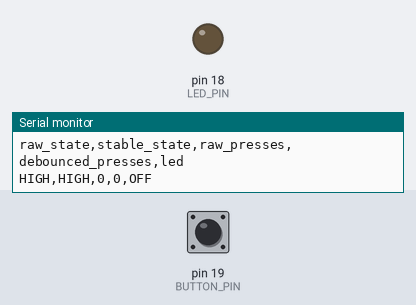
This sketch was run on a simulated Arduino Uno, built with avr-gcc and run on an emulated ATmega328P. Parts: output pins drawn as LEDs (lit = HIGH), the last lines printed to the serial monitor. The test bench sets the inputs (shaded band); at power-on: pin 19 (BUTTON_PIN) HIGH.

Above: at 1.2 s.
1.3 s: pin 19 (BUTTON_PIN) pulled LOW for 0.15 s
At 2.0 s:
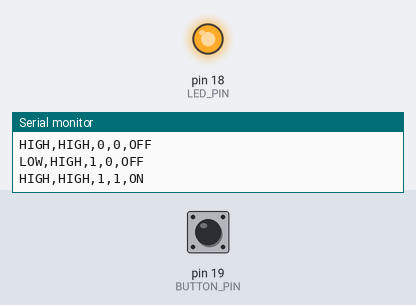
2.9 s: pin 19 (BUTTON_PIN) pulled LOW for 1 s
At 3.2 s:
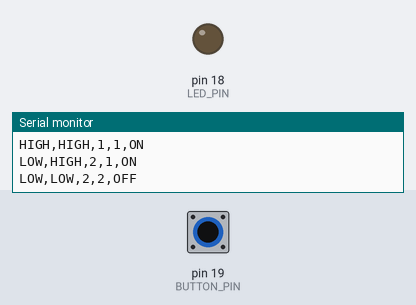
5.4 s: pin 19 (BUTTON_PIN) driven LOW
At 6.3 s:
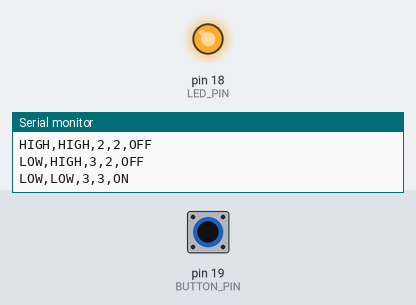
Timing chart, 0 to 8.4 s (numbered marks = the images above; inputs shaded):
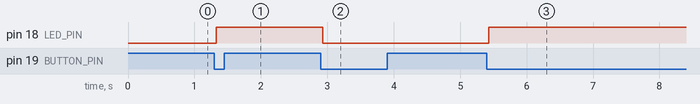

The sketch:

button-debounce.ino
```cpp
// LED: GPIO18 -> 220-330 ohm resistor -> LED anode; cathode -> GND.
// Button: GPIO19 -> button -> GND.
// INPUT_PULLUP defines the released state without an external resistor.
// Optional external pull-up: 3V3 -> 10 kilohm resistor -> GPIO19.
constexpr int LED_PIN = 18;
constexpr int BUTTON_PIN = 19;
constexpr unsigned long DEBOUNCE_MS = 30;
constexpr unsigned long REPORT_MS = 200;

int lastRaw;
int stableState;
bool ledOn = false;
unsigned long lastRawChange;
unsigned long lastReport = 0;
unsigned long rawPresses = 0;
unsigned long debouncedPresses = 0;
bool reportPending = true;

void setup() {
  pinMode(LED_PIN, OUTPUT);
  digitalWrite(LED_PIN, LOW);
  pinMode(BUTTON_PIN, INPUT_PULLUP);
  lastRaw = digitalRead(BUTTON_PIN);
  stableState = lastRaw;
  lastRawChange = millis();
  Serial.begin(115200);
  Serial.println("Button test: released=HIGH, pressed=LOW, debounce=30 ms");
  Serial.println("raw_state,stable_state,raw_presses,debounced_presses,led");
}

void loop() {
  const unsigned long now = millis();
  const int raw = digitalRead(BUTTON_PIN);

  if (raw != lastRaw) {
    if (lastRaw == HIGH && raw == LOW) {
      ++rawPresses;
    }
    lastRaw = raw;
    lastRawChange = now;
    reportPending = true;
  }

  // Accept a state only after the raw input stays unchanged for 30 ms.
  if (raw != stableState && now - lastRawChange >= DEBOUNCE_MS) {
    stableState = raw;
    if (stableState == LOW) {
      ++debouncedPresses;
      ledOn = !ledOn;
      digitalWrite(LED_PIN, ledOn ? HIGH : LOW);
    }
    reportPending = true;
  }

  // Rate-limit serial output while continuing to sample the button.
  if (reportPending && now - lastReport >= REPORT_MS) {
    Serial.print(raw == HIGH ? "HIGH" : "LOW");
    Serial.print(',');
    Serial.print(stableState == HIGH ? "HIGH" : "LOW");
    Serial.print(',');
    Serial.print(rawPresses);
    Serial.print(',');
    Serial.print(debouncedPresses);
    Serial.print(',');
    Serial.println(ledOn ? "ON" : "OFF");
    lastReport = now;
    reportPending = false;
  }
}
```

Measured:
- after the input at 1.3 s, pin 18 (LED_PIN): LOW → HIGH at once
- after the input at 2.9 s, pin 18 (LED_PIN): HIGH → LOW at once
- after the input at 5.4 s, pin 18 (LED_PIN): LOW → HIGH at once
